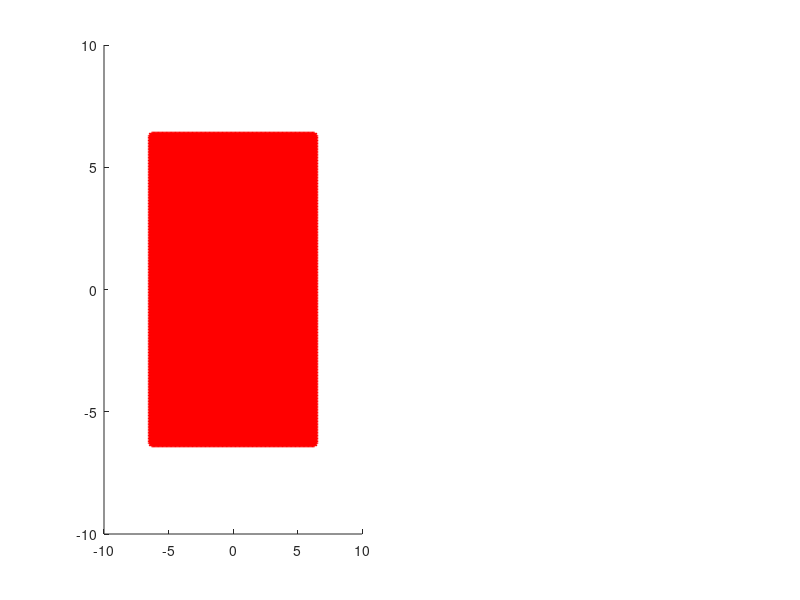

This figure's MATLAB source: (Note: this script raises an error after producing the figure.)
function [] = adaptToImage()
    close all;
    clear all;
    
    global c;
    c = 25;%00000;
    
    %load image
    m = 100;
    n = m;
    %[x,y] = meshgrid(-2:(m+2),-2:(n+2));
    [x,y] = meshgrid(-(m+2):(m+2),-(n+2):(n+2));
    %[x,y] = meshgrid(-(2):(m+2),-(2):(n+2));
    
    %extend image!!!
    
    hx = 2*pi/m;
    hy = 2*pi/n;
    
    %hx = 1.0/m;
    %hy = 1.0/n;    
    
    x = hx*x;
    y = hy*y;
        
    [Z] = f(x,y);
    [M]  =  metric(Z,hx,hy);
    
    x = x(3:end-2,3:end-2);
    y = y(3:end-2,3:end-2);
    
    X = [x(:), y(:)];
    [T] = delaunay(x(:),y(:));
        
    %% One iteration
    % M = reshape(M,size(M,1)*size(M,2),size(M,3));
    %[Xh,Th] = adapt(X,T,M);
   
% %     Xini = X;
% %     Tini = T;
% %     mesh.X = Xini;
% %     mesh.T = Tini;
% %     options.meshToAdapt = mesh;
% %     [Xh,Th] = adapt(X,T,M,options);

    %% Loop until no more elements are generated/deleted
    maxIt = 100;
    
    it=0;
    converged = false;
    numElemsOld = size(T,1);
    while(it>maxIt || converged==false)
    %while(it<maxIt)
        
        figure(1); clf; subplot(1,2,1); hold on
        plot(X(:,1),X(:,2),'r*')
        plotMesh(X,T,0)
    
        M = Metric(@(x,y)f(x,y), X(:,1),X(:,2));
        [X,T] = adapt(X,T,M);

        it = it+1;
        numElems = size(T,1);
        converged = abs(numElemsOld-numElems)/numElems < 0.001;%(numElemsOld + numElemsOld*0.05) > numElems;
        numElemsOld = numElems;
        
        figure(1); subplot(1,2,2); hold on
        plot(X(:,1),X(:,2),'r*')
        plotMesh(X,T,0)
        pause(2)
        
        
        [it numElems]
    end
    Xh = X;
    Th = T;
    %%
    
    figure(1)
    %plot(X(:,1),X(:,2),'*')
    %hold on
    plotMesh(Xh,Th,0)
    %plot(Xh(:,1),Xh(:,2),'o')
    title('Adapted mesh')

    figure(2)
    surface( x,y,Z(3:end-2,3:end-2))%,'EdgeColor','none')
    title('Initial metric mesh')
    
    X3D = [Xh, f(Xh(:,1),Xh(:,2))];
    figure(3)
    plotMesh(X3D,Th,0)
    view(2)
    title('Adapted "surface" mesh')
    
end
%%
function [Z] = f(X,Y)
    %Z = X.^2 + Y.^2;
    
    %Z = cos(4.*sqrt((X+0.1).^2 + (Y+0.1).^2));
    Z = cos(1.*sqrt((abs(X)+0.1).^2 + (abs(Y)+0.1).^2));
    
    %Z = 100*X.^2 + Y.^2;
    
    %a = sqrt(2)/2.0;
    %Z = 10*(a*X - a*Y).^2 + (a*X + a*Y).^2;
    
    %a = 0.5; 
    %b = 0.1;
    %Z = sqrt((X.^2)/(a.^2) + (Y.^2)/(b.^2));
    
    %Z = (10*X.^3 + Y.^3) + atan2(0.01,(sin(5*Y) - 2*X));
end

%% continuous
function [fx] = Dx(f, x, y)
    h = 10.^(-16/3.0);
    fx = (f(x + h, y) - f(x - h, y)) ./ (2*h);
end 

function [fy] = Dy(f, x, y)
    h = 10^(-16/3.0);
    fy = (f(x, y + h) - f(x, y - h)) ./ (2*h);
end

function [hessf] = Hessian(f, x, y)
    fxx = Dx(@(x,y)Dx(f, x, y), x, y);
    fxy = Dy(@(x,y)Dx(f, x, y), x, y);
    fyy = Dy(@(x,y)Dy(f, x, y), x, y);
    
%     h = 0.001;%(10^(-16/9.0));
%     fxx = (f(x+2*h,y) - 2*f(x,y) + f(x-2*h,y) ) ./ (4*h^2);
%     fyy = (f(x,y+2*h) - 2*f(x,y) + f(x,y-2*h) ) ./ (4*h^2);
%     fxy = (f(x+h,y+h) - f(x-h,y+h) - f(x+h,y-h) + f(x-h,y-h)) ./ (4*h^2);
    
    hessf = cat(2,fxx,fxy,fyy);
end

function [M]  =  Metric(f, x, y)
    global c;
    H = Hessian(f, x, y);
    
    for i=1:size(x,1)
       A =  [H(i,1) H(i,2); H(i,2) H(i,3)];
       [V,D] = eig(A);
       A = V*abs(D)*V';
       H(i,1) = A(1,1);
       H(i,2) = A(2,1);
       H(i,3) = A(2,2);
    end  
        
    M = c .* (H);
end

%% discrete
function [fx] = dx(f, h)       
    fnext = f(3:end,:);
    fprev = f(1:end-2,:);
    
    fx = (fnext - fprev) / (2*h);
end

function [fy] = dy(f, h)       
    fnext = f(:,3:end);
    fprev = f(:,1:end-2);
    
    fy = (fnext - fprev) / (2*h);
end

function [hessf] = hessian(f, hx , hy)
    fxx = dx(dx(f,hx),hx);
    fyy = dy(dy(f,hy),hy);
    fxy = dy(dx(f,hx),hy);
    
    fxx = fxx(:, 3:end-2);
    fyy = fyy(3:end-2, :);
    fxy = fxy(2:end-1, 2:end-1);
    
    hessf = cat(3,fxx,fxy,fyy);
end

function [M]  =  metric(f, hx , hy)
    global c;
    H = hessian(f, hx , hy);

    for j=1:size(H,2)
        for i=1:size(H,1)
           A =  [H(i,j,1) H(i,j,2); H(i,j,2) H(i,j,3)];
           [V,D] = eig(A);
           A = V*abs(D)*V';
           H(i,j,1) = A(1,1);
           H(i,j,2) = A(2,1);
           H(i,j,3) = A(2,2);
        end
    end  
       
    M = c .*(H); 
end


%% grid finding
function [location] = locate(x,field)
    
    hx = field.hx;
    hy = field.hy;
    z  = field.z;
    [m n] = size(z);
    
    i = floor(x(:,1)/hx);
    j = floor(x(:,2)/hy);
    
    location.l = i+(j-1)*m;
    
    %chi = [x(:,1)/hx  - i ,  x(:,2)/hy  - j] ;
    
end


function [z_on_x] = project(field, x)    
    [location] = locate(x, field);
    
    z = field.z;
    [m, n, numComponents] = size(z);
    
    numPoints = size(x, 1);
    
    z_on_x = zeros(numPoints, numComponents);
    
    for c = 1:numComponents
        zc = z(:,:,c);        
        z_on_x(:, c) = zc(location.l);
    end    
end
